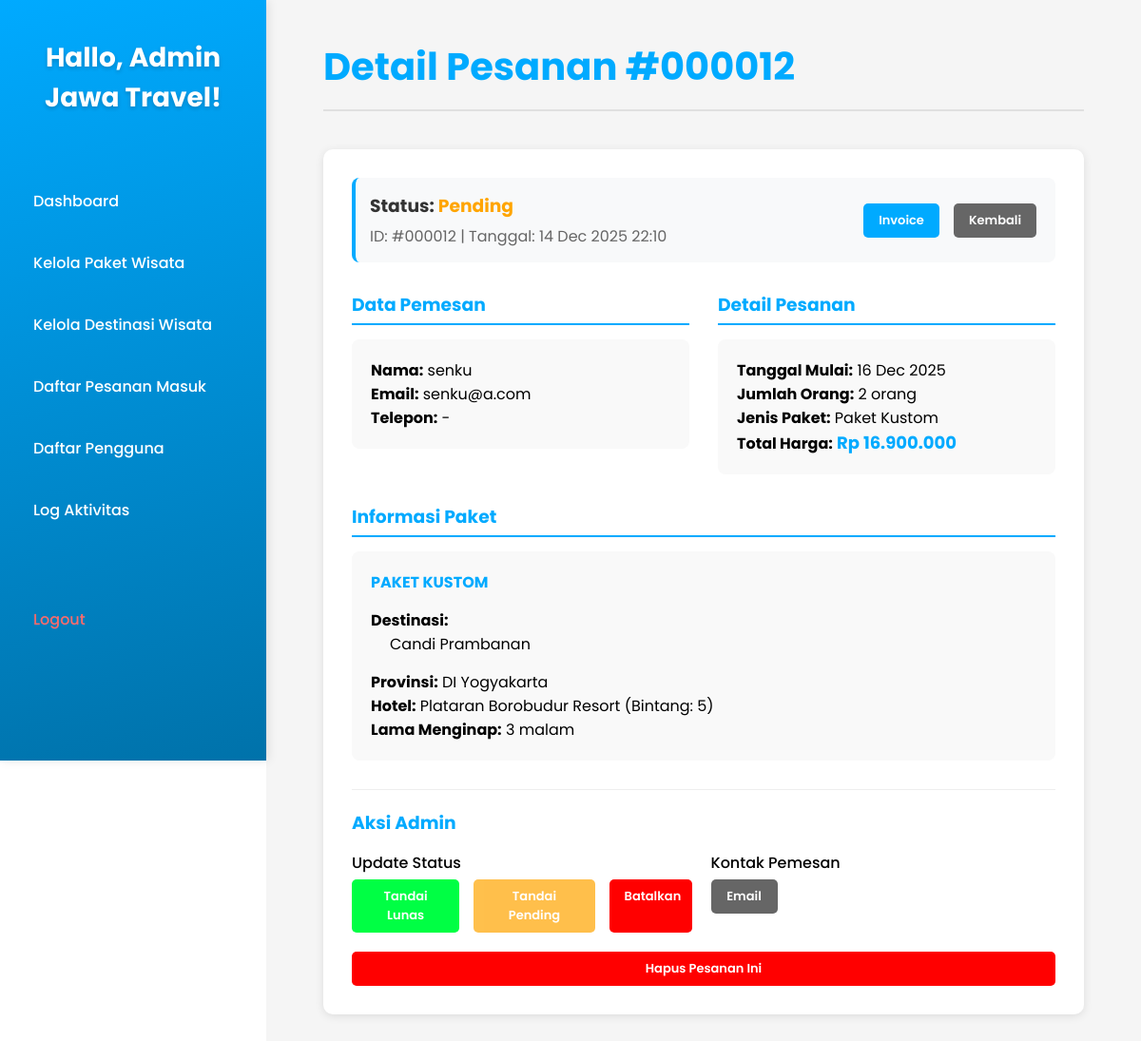
/admin_order_detail.php?id=12 (signed in), run on the app's committed database.
### tables this page shows
CREATE TABLE `pemesanan` (
  `id_pemesanan` int(11) NOT NULL,
  `id_user` int(11) NOT NULL,
  `id_paket` int(11) DEFAULT NULL,
  `tanggal_pemesanan` datetime DEFAULT current_timestamp(),
  `tanggal_mulai` date NOT NULL,
  `total_harga` decimal(12,2) NOT NULL,
  `is_custom` tinyint(1) NOT NULL DEFAULT 0,
  `status_pemesanan` varchar(50) NOT NULL DEFAULT 'Pending',
  `jumlah_orang` int(11) DEFAULT 1,
  `catatan_khusus` text DEFAULT NULL
);

CREATE TABLE `user` (
  `id_user` int(11) NOT NULL,
  `nama` varchar(150) NOT NULL,
  `email` varchar(150) NOT NULL,
  `password` varchar(255) NOT NULL,
  `nomor_telepon` varchar(20) DEFAULT NULL,
  `tanggal_daftar` datetime DEFAULT current_timestamp(),
  `is_admin` tinyint(1) NOT NULL DEFAULT 0,
  `alamat` text DEFAULT NULL,
  `tanggal_lahir` date DEFAULT NULL
);

CREATE TABLE `destinasi` (
  `id_destinasi` int(11) NOT NULL,
  `nama_destinasi` varchar(255) NOT NULL,
  `deskripsi` text DEFAULT NULL,
  `id_provinsi` int(11) NOT NULL,
  `gambar_url` varchar(500) DEFAULT 'https://images.unsplash.com/photo-1588668214407-6ea9a6d8c272?q=80&w=600'
);

CREATE TABLE `detail_pemesanan` (
  `id_detail` int(11) NOT NULL,
  `id_pemesanan` int(11) NOT NULL,
  `id_provinsi` int(11) NOT NULL,
  `id_guide` int(11) DEFAULT NULL,
  `id_hotel` int(11) DEFAULT NULL,
  `jumlah_malam` int(11) DEFAULT 0
);

CREATE TABLE `provinsi` (
  `id_provinsi` int(11) NOT NULL,
  `nama_provinsi` varchar(100) NOT NULL
);

CREATE TABLE `hotel` (
  `id_hotel` int(11) NOT NULL,
  `nama_hotel` varchar(255) NOT NULL,
  `bintang` int(11) DEFAULT NULL CHECK (`bintang` >= 1 and `bintang` <= 5),
  `harga_per_malam` decimal(10,2) NOT NULL,
  `id_provinsi` int(11) NOT NULL,
  `alamat` text DEFAULT NULL
);

### admin_order_detail.php (the view, shortened to what this page needs)
<?php
require_once 'includes/admin_header.php';
$order_id = isset($_GET['id']) ? intval($_GET['id']) : 0;
$order_sql = "SELECT p.*, u.nama, u.email, u.nomor_telepon, u.alamat, pk.nama_paket, pk.deskripsi as deskripsi_paket
              FROM pemesanan p
              LEFT JOIN user u ON p.id_user = u.id_user
              LEFT JOIN paket_wisata pk ON p.id_paket = pk.id_paket
              WHERE p.id_pemesanan = ?";
$order_stmt = $conn->prepare($order_sql);
$order_stmt->bind_param("i", $order_id);
$order_stmt->execute();
$order_result = $order_stmt->get_result();
$order = $order_result->fetch_assoc();
$destinasi_sql = "SELECT d.* FROM destinasi d
                  INNER JOIN destinasi_pemesanan dp ON d.id_destinasi = dp.id_destinasi
                  WHERE dp.id_pemesanan = ?";
$destinasi_stmt = $conn->prepare($destinasi_sql);
$destinasi_stmt->bind_param("i", $order_id);
$destinasi_stmt->execute();
$destinasi_result = $destinasi_stmt->get_result();
$detail_sql = "SELECT dp.*, pr.nama_provinsi, h.nama_hotel, h.bintang
               FROM detail_pemesanan dp
               LEFT JOIN provinsi pr ON dp.id_provinsi = pr.id_provinsi
               LEFT JOIN hotel h ON dp.id_hotel = h.id_hotel
               WHERE dp.id_pemesanan = ?";
$detail_stmt = $conn->prepare($detail_sql);
$detail_stmt->bind_param("i", $order_id);
$detail_stmt->execute();
$detail_result = $detail_stmt->get_result();
$detail = $detail_result->fetch_assoc();
?>
<h1 class="page-title">Detail Pesanan #<?php echo str_pad($order_id, 6, '0', STR_PAD_LEFT); ?></h1>
<div class="order-detail-container" style="background: white; padding: 30px; border-radius: 10px; box-shadow: 0 2px 10px rgba(0,0,0,0.1);">
    <div style="background: #f8f9fa; padding: 15px; border-radius: 8px; margin-bottom: 30px; border-left: 4px solid #00AAFF;">
        <div style="display: flex; justify-content: space-between; align-items: center;">
            <div>
                <h3 style="margin: 0; color: #333;">Status:
                    <span style="color: <?php
                                        echo $order['status_pemesanan'] == 'Lunas' ? 'green' : ($order['status_pemesanan'] == 'Pending' ? 'orange' : 'red');
                                        ?>; font-weight: bold;">
                        <?php echo $order['status_pemesanan']; ?>
                    </span>
                </h3>
                <p style="margin: 5px 0 0 0; color: #666;">
                    ID: #<?php echo str_pad($order_id, 6, '0', STR_PAD_LEFT); ?> |
                    Tanggal: <?php echo date('d M Y H:i', strtotime($order['tanggal_pemesanan'])); ?>
                </p>
            </div>
            <div style="display: flex; gap: 10px;">
                <a href="print_invoice.php?id=<?php echo $order_id; ?>" target="_blank"
                    class="btn-action btn-edit" style="background-color: #00AAFF;">
                    <i class="fas fa-print"></i> Invoice
                </a>
                <a href="admin_pesanan.php" class="btn-action" style="background-color: #666;">
                    <i class="fas fa-arrow-left"></i> Kembali
                </a>
            </div>
        </div>
    </div>
    <div style="display: grid; grid-template-columns: 1fr 1fr; gap: 30px; margin-bottom: 30px;">
        <div>
            <h3 style="color: #00AAFF; margin-bottom: 15px; border-bottom: 2px solid #00AAFF; padding-bottom: 5px;">
                <i class="fas fa-user"></i> Data Pemesan
            </h3>
            <div style="background: #f9f9f9; padding: 20px; border-radius: 8px;">
                <p><strong>Nama:</strong> <?php echo htmlspecialchars($order['nama']); ?></p>
                <p><strong>Email:</strong> <?php echo htmlspecialchars($order['email']); ?></p>
                <p><strong>Telepon:</strong> <?php echo htmlspecialchars($order['nomor_telepon'] ?: '-'); ?></p>
            </div>
        </div>
        <div>
            <h3 style="color: #00AAFF; margin-bottom: 15px; border-bottom: 2px solid #00AAFF; padding-bottom: 5px;">
                <i class="fas fa-shopping-cart"></i> Detail Pesanan
            </h3>
            <div style="background: #f9f9f9; padding: 20px; border-radius: 8px;">
                <p><strong>Tanggal Mulai:</strong> <?php echo date('d M Y', strtotime($order['tanggal_mulai'])); ?></p>
                <p><strong>Jumlah Orang:</strong> <?php echo $order['jumlah_orang']; ?> orang</p>
                <p><strong>Jenis Paket:</strong> <?php echo $order['is_custom'] ? 'Paket Kustom' : 'Paket Reguler'; ?></p>
                <p><strong>Total Harga:</strong> <span style="font-size: 18px; font-weight: bold; color: #00AAFF;">
                        Rp <?php echo number_format($order['total_harga'], 0, ',', '.'); ?>
                    </span></p>
            </div>
        </div>
    </div>
    <div style="margin-bottom: 30px;">
        <h3 style="color: #00AAFF; margin-bottom: 15px; border-bottom: 2px solid #00AAFF; padding-bottom: 5px;">
            <i class="fas fa-map-marked-alt"></i> Informasi Paket
        </h3>
        <div style="background: #f9f9f9; padding: 20px; border-radius: 8px;">
            <?php if ($order['is_custom']): ?>
                <p style="color: #00AAFF; font-weight: bold; margin-bottom: 15px;">
                    <i class="fas fa-star"></i> PAKET KUSTOM
                </p>
                <?php if ($destinasi_result->num_rows > 0): ?>
                    <p><strong>Destinasi:</strong></p>
                    <ul style="margin-left: 20px; margin-bottom: 15px;">
                        <?php while ($dest = $destinasi_result->fetch_assoc()): ?>
                            <li><?php echo htmlspecialchars($dest['nama_destinasi']); ?></li>
                        <?php endwhile; ?>
                    </ul>
                <?php endif; ?>
                <?php if ($detail): ?>
                    <?php if ($detail['nama_provinsi']): ?>
                        <p><strong>Provinsi:</strong> <?php echo htmlspecialchars($detail['nama_provinsi']); ?></p>
                    <?php endif; ?>
                    <?php if ($detail['nama_hotel']): ?>
                        <p><strong>Hotel:</strong> <?php echo htmlspecialchars($detail['nama_hotel']); ?>
                            (Bintang: <?php echo $detail['bintang']; ?>)
                        </p>
                    <?php endif; ?>
                    <?php if ($detail['jumlah_malam']): ?>
                        <p><strong>Lama Menginap:</strong> <?php echo $detail['jumlah_malam']; ?> malam</p>
                    <?php endif; ?>
                <?php endif; ?>
            <?php endif; ?>
        </div>
    </div>
    <div style="margin-top: 30px; padding-top: 20px; border-top: 1px solid #eee;">
        <h3 style="color: #00AAFF; margin-bottom: 15px;">Aksi Admin</h3>
        <div style="display: flex; gap: 15px; flex-wrap: wrap;">
            <div style="flex: 1; min-width: 200px;">
                <label style="display: block; margin-bottom: 5px; font-weight: 500;">Update Status</label>
                <div style="display: flex; gap: 10px;">
                    <a href="?update_status&id=<?php echo $order_id; ?>&status=Lunas"
                        class="btn-action" style="background-color: #00FF44; <?php echo $order['status_pemesanan'] == 'Lunas' ? 'opacity: 0.7;' : ''; ?>">
                        <i class="fas fa-check"></i> Tandai Lunas
                    </a>
                    <a href="?update_status&id=<?php echo $order_id; ?>&status=Pending"
                        class="btn-action" style="background-color: orange; <?php echo $order['status_pemesanan'] == 'Pending' ? 'opacity: 0.7;' : ''; ?>">
                        <i class="fas fa-clock"></i> Tandai Pending
                    </a>
                    <a href="?update_status&id=<?php echo $order_id; ?>&status=Dibatalkan"
                        class="btn-action" style="background-color: #FF0000; <?php echo $order['status_pemesanan'] == 'Dibatalkan' ? 'opacity: 0.7;' : ''; ?>">
                        <i class="fas fa-times"></i> Batalkan
                    </a>
                </div>
            </div>
            <div style="flex: 1; min-width: 200px;">
                <label style="display: block; margin-bottom: 5px; font-weight: 500;">Kontak Pemesan</label>
                <div style="display: flex; gap: 10px;">
                    <a href="mailto:<?php echo htmlspecialchars($order['email']); ?>"
                        class="btn-action" style="background-color: #666;">
                        <i class="fas fa-envelope"></i> Email
                    </a>
                </div>
            </div>
        </div>
        <div style="margin-top: 20px;">
            <button onclick="hapusPesanan(<?php echo $order_id; ?>)"
                class="btn-action btn-delete" style="width: 100%;">
                <i class="fas fa-trash"></i> Hapus Pesanan Ini
            </button>
        </div>
    </div>
</div>
</main>
</body>
</html>

### admin_style.css (style rules this page uses)
:root { --primary-blue: #00AAFF; --dark-blue: #0072AA; --sidebar-gradient: linear-gradient(168.09deg, #00aaff, #0072aa); --bg-grey: #f5f5f5; --text-white: #ffffff; --text-black: #333333; --danger-red: #FF0000; --success-green: #00FF44; --warning-orange: #FFA500; }
* { margin: 0; padding: 0; box-sizing: border-box; font-family: 'Poppins', sans-serif; text-decoration: none; list-style: none; }
body { background-color: #fff; display: flex; min-height: 100vh; }
.page-title { font-size: 36px; font-weight: 700; color: var(--primary-blue); margin-bottom: 30px; padding-bottom: 15px; border-bottom: 2px solid #e0e0e0; }
.btn-action { padding: 8px 16px; border-radius: 5px; color: white; font-size: 13px; border: none; cursor: pointer; margin-right: 5px; font-weight: 600; transition: all 0.3s; display: inline-block; text-align: center; min-width: 70px; }
.btn-edit { background-color: var(--primary-blue); }
.btn-delete { background-color: var(--danger-red); }

### includes/admin_header.php (style rules this page uses)
.page-title { font-size: 40px; font-weight: 700; color: #00AAFF; margin-bottom: 40px; }

### data on the page
pemesanan: status_pemesanan "Pending", tanggal_pemesanan "14 Dec 2025 22:10", id_user.nama "senku", id_user.email "senku@a.com", id_user.nomor_telepon "-", tanggal_mulai "16 Dec 2025", jumlah_orang "2", total_harga "16.900.000"
destinasi: nama_destinasi "Candi Prambanan"
detail_pemesanan: id_provinsi.nama_provinsi "DI Yogyakarta", id_hotel.nama_hotel "Plataran Borobudur Resort", id_hotel.bintang "5", jumlah_malam "3"

### other printed values
$_SESSION['nama'] "Admin Jawa Travel"
str_pad($order_id, 6, '0', STR_PAD_LEFT) "000012"
